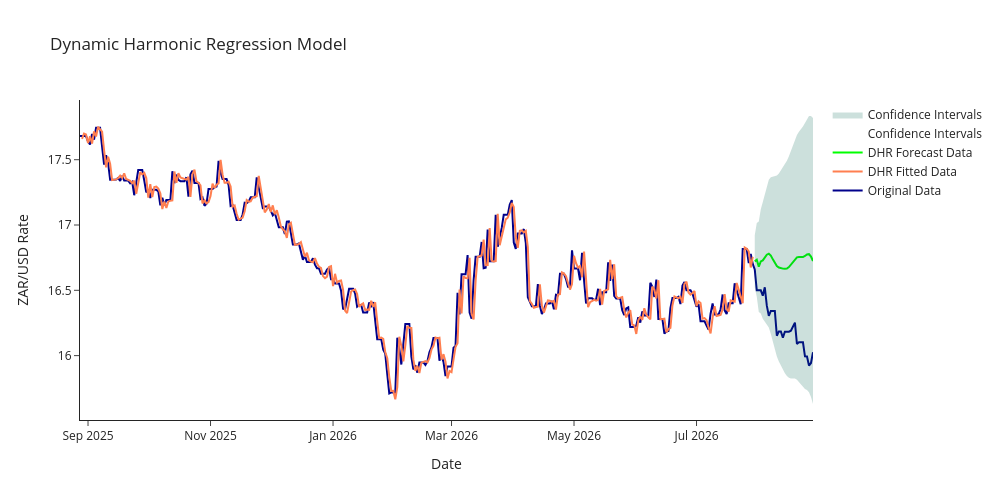

Here is the notebook cell this chart was saved with:
### Code cell
plot_dhr_model(dhr_model, df3, train3, test3)
